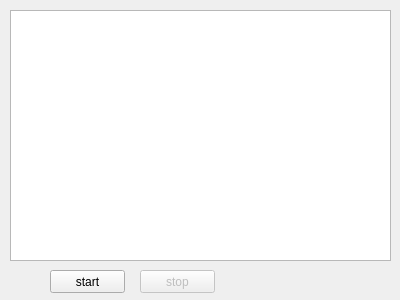
<?xml version="1.0" encoding="UTF-8"?>
<ui version="4.0">
 <class>MainWindow</class>
 <widget class="QMainWindow" name="MainWindow">
  <property name="geometry">
   <rect>
    <x>0</x>
    <y>0</y>
    <width>400</width>
    <height>300</height>
   </rect>
  </property>
  <property name="windowTitle">
   <string>MainWindow</string>
  </property>
  <widget class="QWidget" name="centralWidget">
   <widget class="QPlainTextEdit" name="plainTextEdit">
    <property name="geometry">
     <rect>
      <x>10</x>
      <y>10</y>
      <width>381</width>
      <height>251</height>
     </rect>
    </property>
   </widget>
   <widget class="QPushButton" name="startButton">
    <property name="geometry">
     <rect>
      <x>50</x>
      <y>270</y>
      <width>75</width>
      <height>23</height>
     </rect>
    </property>
    <property name="text">
     <string>start</string>
    </property>
   </widget>
   <widget class="QPushButton" name="stopButton">
    <property name="enabled">
     <bool>false</bool>
    </property>
    <property name="geometry">
     <rect>
      <x>140</x>
      <y>270</y>
      <width>75</width>
      <height>23</height>
     </rect>
    </property>
    <property name="text">
     <string>stop</string>
    </property>
   </widget>
  </widget>
 </widget>
 <layoutdefault spacing="6" margin="11"/>
 <resources/>
 <connections/>
</ui>
